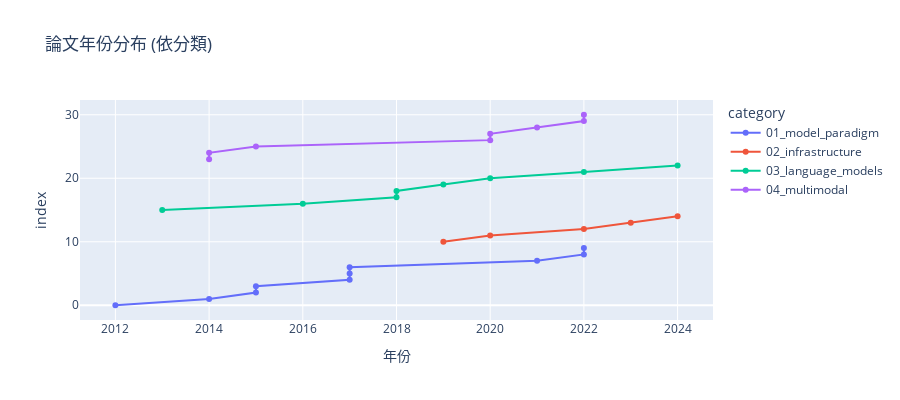
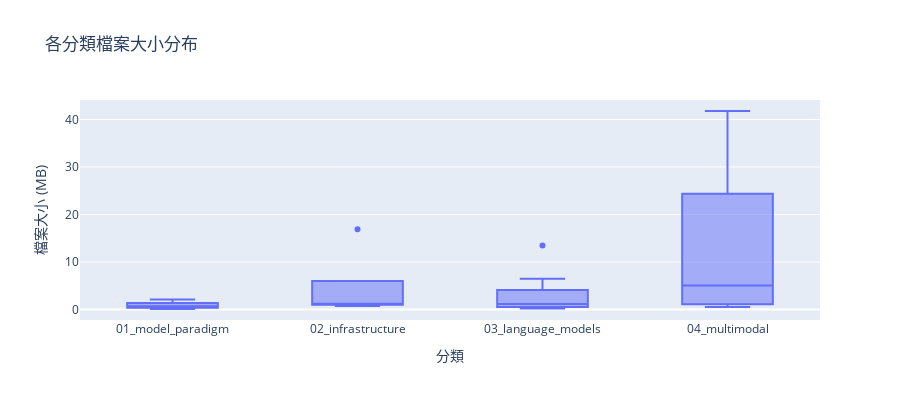

The notebook cell these images were saved under, in order:
### Code cell
# # 視覺化：論文分布
fig = px.line(
    papers_df,
    x="year",
    color="category",
    title="論文年份分布 (依分類)",
    labels={"year": "年份", "count": "論文數量"},
    height=400,
    markers=True  # <-- 這行讓每個資料點都畫點
)
fig.show()

# 視覺化：檔案大小分布
fig2 = px.box(
    papers_df,
    x="category",
    y="size_mb",
    title="各分類檔案大小分布",
    labels={"category": "分類", "size_mb": "檔案大小 (MB)"},
    height=400
)
fig2.show()

### Figure 1 — Plotly figure (JSON) as saved in the notebook; plotly's stock layout.template omitted (floating-point values rounded to 4 significant figures)
{"data": [{"hovertemplate": "category=01_model_paradigm<br>年份=%{x}<br>index=%{y}<extra></extra>", "legendgroup": "01_model_paradigm", "line": {"color": "#636efa", "dash": "solid"}, "marker": {"symbol": "circle"}, "mode": "lines+markers", "name": "01_model_paradigm", "orientation": "h", "showlegend": true, "type": "scatter", "x": [2012, 2014, 2015, 2015, 2017, 2017, 2017, 2021, 2022, 2022], "xaxis": "x", "y": [0, 1, 2, 3, 4, 5, 6, 7, 8, 9], "yaxis": "y"}, {"hovertemplate": "category=02_infrastructure<br>年份=%{x}<br>index=%{y}<extra></extra>", "legendgroup": "02_infrastructure", "line": {"color": "#EF553B", "dash": "solid"}, "marker": {"symbol": "circle"}, "mode": "lines+markers", "name": "02_infrastructure", "orientation": "h", "showlegend": true, "type": "scatter", "x": [2019, 2020, 2022, 2023, 2024], "xaxis": "x", "y": [10, 11, 12, 13, 14], "yaxis": "y"}, {"hovertemplate": "category=03_language_models<br>年份=%{x}<br>index=%{y}<extra></extra>", "legendgroup": "03_language_models", "line": {"color": "#00cc96", "dash": "solid"}, "marker": {"symbol": "circle"}, "mode": "lines+markers", "name": "03_language_models", "orientation": "h", "showlegend": true, "type": "scatter", "x": [2013, 2016, 2018, 2018, 2019, 2020, 2022, 2024], "xaxis": "x", "y": [15, 16, 17, 18, 19, 20, 21, 22], "yaxis": "y"}, {"hovertemplate": "category=04_multimodal<br>年份=%{x}<br>index=%{y}<extra></extra>", "legendgroup": "04_multimodal", "line": {"color": "#ab63fa", "dash": "solid"}, "marker": {"symbol": "circle"}, "mode": "lines+markers", "name": "04_multimodal", "orientation": "h", "showlegend": true, "type": "scatter", "x": [2014, 2014, 2015, 2020, 2020, 2021, 2022, 2022], "xaxis": "x", "y": [23, 24, 25, 26, 27, 28, 29, 30], "yaxis": "y"}], "layout": {"height": 400, "legend": {"title": {"text": "category"}, "tracegroupgap": 0}, "title": {"text": "論文年份分布 (依分類)"}, "xaxis": {"anchor": "y", "domain": [0, 1], "title": {"text": "年份"}}, "yaxis": {"anchor": "x", "domain": [0, 1], "title": {"text": "index"}}}}

### Figure 2 — Plotly figure (JSON) as saved in the notebook; plotly's stock layout.template omitted (floating-point values rounded to 4 significant figures)
{"data": [{"alignmentgroup": "True", "hovertemplate": "分類=%{x}<br>檔案大小 (MB)=%{y}<extra></extra>", "legendgroup": "", "marker": {"color": "#636efa"}, "name": "", "notched": false, "offsetgroup": "", "orientation": "v", "showlegend": false, "type": "box", "x": ["01_model_paradigm", "01_model_paradigm", "01_model_paradigm", "01_model_paradigm", "01_model_paradigm", "01_model_paradigm", "01_model_paradigm", "01_model_paradigm", "01_model_paradigm", "01_model_paradigm", "02_infrastructure", "02_infrastructure", "02_infrastructure", "02_infrastructure", "02_infrastructure", "03_language_models", "03_language_models", "03_language_models", "03_language_models", "03_language_models", "03_language_models", "03_language_models", "03_language_models", "04_multimodal", "04_multimodal", "04_multimodal", "04_multimodal", "04_multimodal", "04_multimodal", "04_multimodal", "04_multimodal"], "x0": " ", "xaxis": "x", "y": [1.35, 0.11, 0.1, 0.78, 0.37, 0.52, 2.11, 1.53, 0.85, 0.6, 0.74, 2.38, 16.87, 1.08, 1.21, 0.22, 1.61, 0.74, 0.52, 0.56, 6.45, 1.71, 13.49, 1.14, 1.03, 0.51, 9.79, 3.57, 6.5, 41.79, 38.95], "y0": " ", "yaxis": "y"}], "layout": {"boxmode": "group", "height": 400, "legend": {"tracegroupgap": 0}, "title": {"text": "各分類檔案大小分布"}, "xaxis": {"anchor": "y", "domain": [0, 1], "title": {"text": "分類"}}, "yaxis": {"anchor": "x", "domain": [0, 1], "title": {"text": "檔案大小 (MB)"}}}}
